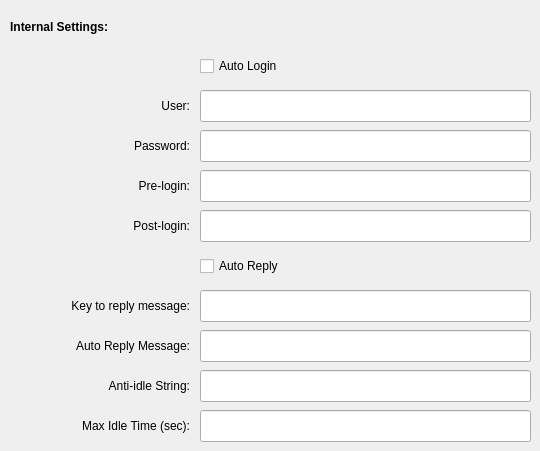
   <widget class="QWidget" name="tab3">
    <attribute name="title">
     <string>BBS</string>
    </attribute>
    <widget class="QLabel" name="TextLabel8">
     <property name="geometry">
      <rect>
       <x>10</x>
       <y>410</y>
       <width>180</width>
       <height>32</height>
      </rect>
     </property>
     <property name="text">
      <string>Max Idle Time (sec):</string>
     </property>
     <property name="alignment">
      <set>Qt::AlignRight|Qt::AlignTrailing|Qt::AlignVCenter</set>
     </property>
     <property name="buddy">
      <cstring>idletimeLineEdit</cstring>
     </property>
    </widget>
    <widget class="QLabel" name="textLabel1_2">
     <property name="geometry">
      <rect>
       <x>10</x>
       <y>290</y>
       <width>180</width>
       <height>32</height>
      </rect>
     </property>
     <property name="text">
      <string>Key to reply message:</string>
     </property>
     <property name="alignment">
      <set>Qt::AlignRight|Qt::AlignTrailing|Qt::AlignVCenter</set>
     </property>
     <property name="buddy">
      <cstring>replykeyLineEdit</cstring>
     </property>
    </widget>
    <widget class="QLineEdit" name="replyLineEdit">
     <property name="geometry">
      <rect>
       <x>200</x>
       <y>330</y>
       <width>331</width>
       <height>32</height>
      </rect>
     </property>
    </widget>
    <widget class="QLineEdit" name="replykeyLineEdit">
     <property name="geometry">
      <rect>
       <x>200</x>
       <y>290</y>
       <width>331</width>
       <height>32</height>
      </rect>
     </property>
    </widget>
    <widget class="QLabel" name="label">
     <property name="geometry">
      <rect>
       <x>10</x>
       <y>330</y>
       <width>180</width>
       <height>32</height>
      </rect>
     </property>
     <property name="text">
      <string>Auto Reply Message:</string>
     </property>
     <property name="alignment">
      <set>Qt::AlignRight|Qt::AlignTrailing|Qt::AlignVCenter</set>
     </property>
     <property name="buddy">
      <cstring>replyLineEdit</cstring>
     </property>
    </widget>
    <widget class="QLineEdit" name="idletimeLineEdit">
     <property name="geometry">
      <rect>
       <x>200</x>
       <y>410</y>
       <width>331</width>
       <height>32</height>
      </rect>
     </property>
    </widget>
    <widget class="QLineEdit" name="antiLineEdit">
     <property name="geometry">
      <rect>
       <x>200</x>
       <y>370</y>
       <width>331</width>
       <height>32</height>
      </rect>
     </property>
    </widget>
    <widget class="QLabel" name="TextLabel7_2">
     <property name="geometry">
      <rect>
       <x>10</x>
       <y>370</y>
       <width>180</width>
       <height>32</height>
      </rect>
     </property>
     <property name="text">
      <string>Anti-idle String:</string>
     </property>
     <property name="alignment">
      <set>Qt::AlignRight|Qt::AlignTrailing|Qt::AlignVCenter</set>
     </property>
     <property name="buddy">
      <cstring>antiLineEdit</cstring>
     </property>
    </widget>
    <widget class="QLineEdit" name="preloginLineEdit">
     <property name="geometry">
      <rect>
       <x>200</x>
       <y>170</y>
       <width>331</width>
       <height>32</height>
      </rect>
     </property>
    </widget>
    <widget class="QLabel" name="TextLabel1_2">
     <property name="geometry">
      <rect>
       <x>10</x>
       <y>170</y>
       <width>180</width>
       <height>32</height>
      </rect>
     </property>
     <property name="text">
      <string>Pre-login:</string>
     </property>
     <property name="alignment">
      <set>Qt::AlignRight|Qt::AlignTrailing|Qt::AlignVCenter</set>
     </property>
     <property name="buddy">
      <cstring>preloginLineEdit</cstring>
     </property>
    </widget>
    <widget class="QLabel" name="TextLabel5">
     <property name="geometry">
      <rect>
       <x>10</x>
       <y>130</y>
       <width>180</width>
       <height>32</height>
      </rect>
     </property>
     <property name="text">
      <string>Password:</string>
     </property>
     <property name="alignment">
      <set>Qt::AlignRight|Qt::AlignTrailing|Qt::AlignVCenter</set>
     </property>
     <property name="buddy">
      <cstring>passwdLineEdit</cstring>
     </property>
    </widget>
    <widget class="QLineEdit" name="userLineEdit">
     <property name="geometry">
      <rect>
       <x>200</x>
       <y>90</y>
       <width>331</width>
       <height>32</height>
      </rect>
     </property>
    </widget>
    <widget class="QLabel" name="TextLabel4">
     <property name="geometry">
      <rect>
       <x>10</x>
       <y>90</y>
       <width>180</width>
       <height>32</height>
      </rect>
     </property>
     <property name="text">
      <string>User:</string>
     </property>
     <property name="alignment">
      <set>Qt::AlignRight|Qt::AlignTrailing|Qt::AlignVCenter</set>
     </property>
     <property name="buddy">
      <cstring>userLineEdit</cstring>
     </property>
    </widget>
    <widget class="QLineEdit" name="postloginLineEdit">
     <property name="geometry">
      <rect>
       <x>200</x>
       <y>210</y>
       <width>331</width>
       <height>32</height>
      </rect>
     </property>
    </widget>
    <widget class="QLineEdit" name="passwdLineEdit">
     <property name="geometry">
      <rect>
       <x>200</x>
       <y>130</y>
       <width>331</width>
       <height>32</height>
      </rect>
     </property>
     <property name="echoMode">
      <enum>QLineEdit::Password</enum>
     </property>
    </widget>
    <widget class="QLabel" name="TextLabel11">
     <property name="geometry">
      <rect>
       <x>10</x>
       <y>210</y>
       <width>180</width>
       <height>32</height>
      </rect>
     </property>
     <property name="text">
      <string>Post-login:</string>
     </property>
     <property name="alignment">
      <set>Qt::AlignRight|Qt::AlignTrailing|Qt::AlignVCenter</set>
     </property>
     <property name="buddy">
      <cstring>postloginLineEdit</cstring>
     </property>
    </widget>
    <widget class="QCheckBox" name="replyCheckBox">
     <property name="geometry">
      <rect>
       <x>200</x>
       <y>250</y>
       <width>331</width>
       <height>32</height>
      </rect>
     </property>
     <property name="text">
      <string>Auto Reply</string>
     </property>
    </widget>
    <widget class="QCheckBox" name="autoLoginCheckBox">
     <property name="geometry">
      <rect>
       <x>200</x>
       <y>50</y>
       <width>331</width>
       <height>32</height>
      </rect>
     </property>
     <property name="text">
      <string>Auto Login</string>
     </property>
    </widget>
    <widget class="QWidget" name="layoutWidget6">
     <property name="geometry">
      <rect>
       <x>10</x>
       <y>10</y>
       <width>521</width>
       <height>34</height>
      </rect>
     </property>
     <layout class="QHBoxLayout" name="horizontalLayout_8">
      <item>
       <widget class="QLabel" name="boldLabel_6">
        <property name="font">
         <font>
          <weight>75</weight>
          <bold>true</bold>
         </font>
        </property>
        <property name="text">
         <string>Internal Settings:</string>
        </property>
        <property name="alignment">
         <set>Qt::AlignRight|Qt::AlignTrailing|Qt::AlignVCenter</set>
        </property>
       </widget>
      </item>
      <item>
       <spacer name="horizontalSpacer_9">
        <property name="orientation">
         <enum>Qt::Horizontal</enum>
        </property>
        <property name="sizeHint" stdset="0">
         <size>
          <width>368</width>
          <height>32</height>
         </size>
        </property>
       </spacer>
      </item>
     </layout>
    </widget>
   </widget>
